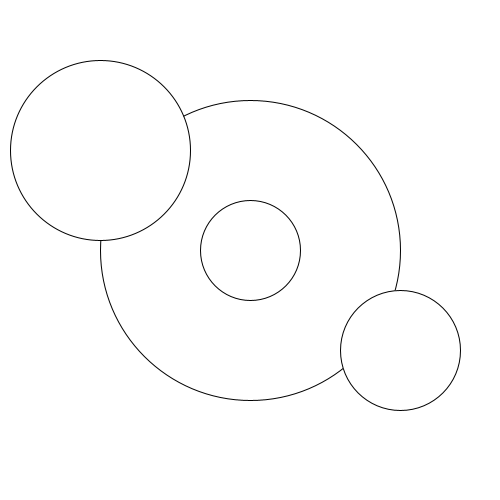
Frame 1 (no input)
Frame 60 (the mouse pressed at the canvas centre just before this capture): identical to frame 1, image omitted
Frame 120 (the mouse held since frame 60 and released just before this capture): identical to frame 1, image omitted

The Processing sketch that drew this single still picture (run headless with seeded random() and noise(); from frame 60 on, the mouse is pressed at the canvas centre):

// Processing sketch: wlasnePoleceniaKolo
// ── wlasnePoleceniaKolo.pde
void setup() {
  size(500, 500);
}

void draw() {
  background(255);
  koloSrodkowe(300);
  kolo(100, 150, 180);
  koloSrodkowe(100);
  kolo(400, 350, 120);
}

void koloSrodkowe(int srednica) {
  ellipse(width/2, height/2, srednica, srednica);
}

void kolo(int X, int Y, int srednica) {
  ellipse(X, Y, srednica, srednica);
}
